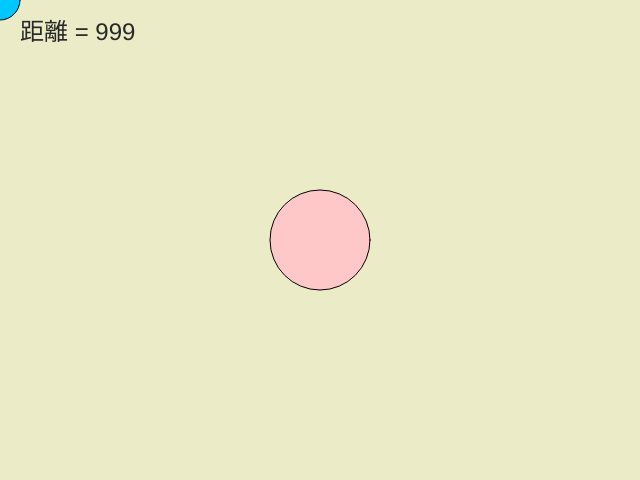
Frame 1 (no input)
Frame 60 (no input): identical to frame 1, image omitted
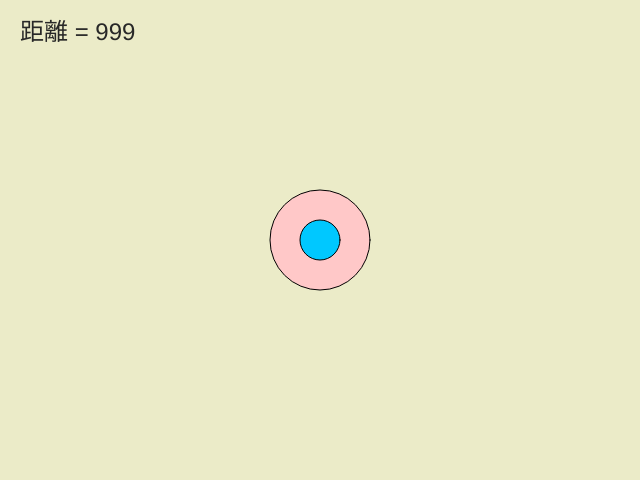
Frame 120 (the mouse pressed at the canvas centre since frame 60)

The p5.js sketch that drew these frames (run headless with seeded random() and noise() and a simulated clock; from frame 60 on, the mouse is pressed at the canvas centre):

// p5.js sketch
// ── sketch.js
const ENEMY_X = 320;
const ENEMY_Y = 240;
const ENEMY_SIZE = 100;
const PLAYER_SIZE = 40;
const HIT_DISTANCE = (ENEMY_SIZE + PLAYER_SIZE) / 2;  // 敵キャラの半径 + 自キャラの半径

function setup() {
  createCanvas(640, 480);
}

function draw() {
  background(235, 235, 200);

  // TODO: 自作関数 getDistance() を呼び出して敵とプレイヤーの距離を取得し、 distance に設定する
  const distance = 999;

  // 敵キャラの描画
  if (distance <= HIT_DISTANCE) { // 敵に当たった
    fill(255, 80, 80);
  } else {
    fill(255, 200, 200);
  }
  circle(ENEMY_X, ENEMY_Y, ENEMY_SIZE);

  // 自キャラの描画
  fill(0, 200, 255);
  circle(mouseX, mouseY, PLAYER_SIZE);

  // 距離情報
  fill(40, 40, 40);
  textSize(24);
  text('距離 = ' + Math.floor(distance), 20, 40);
}

// TODO: 2 点の座標を 4 つの引数 x1,y1,x2,y2 で受け取り、2 点間の距離を返す自作関数 getDistance() を定義する
//       2 点間の距離の計算方法は課題 3-2 参照
